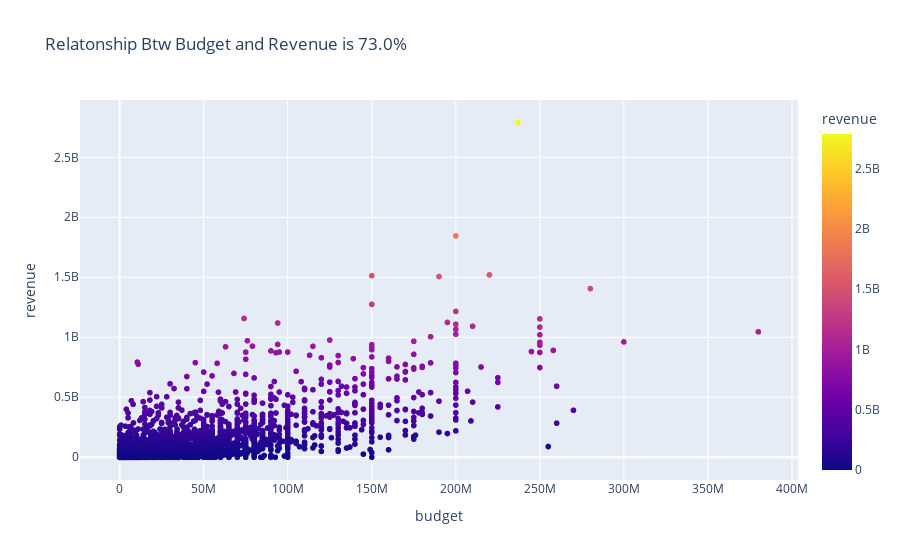

Notebook code cell kept with this figure:
### Code cell
# Is there a relationship between sales and Profit

px.scatter(data_frame=num_data, x='budget', y='revenue', title = f"Relatonship Btw Budget and Revenue is {(num_data['budget'].corr(num_data['revenue']).round(2) * 100)}%", color = 'revenue')

### Figure 1 — Plotly figure (JSON) as saved in the notebook; plotly's stock layout.template omitted (floating-point values rounded to 4 significant figures; data arrays with more than 128 entries replaced by an {"elided": "..."} marker saying what was removed)
{"data": [{"hovertemplate": "budget=%{x}<br>revenue=%{marker.color}<extra></extra>", "legendgroup": "", "marker": {"color": {"elided": "4809 int values"}, "coloraxis": "coloraxis", "symbol": "circle"}, "mode": "markers", "name": "", "showlegend": false, "type": "scattergl", "x": {"elided": "4809 int values"}, "xaxis": "x", "y": {"elided": "4809 int values"}, "yaxis": "y"}], "layout": {"coloraxis": {"colorbar": {"title": {"text": "revenue"}}, "colorscale": [[0, "#0d0887"], [0.1111, "#46039f"], [0.2222, "#7201a8"], [0.3333, "#9c179e"], [0.4444, "#bd3786"], [0.5556, "#d8576b"], [0.6667, "#ed7953"], [0.7778, "#fb9f3a"], [0.8889, "#fdca26"], [1, "#f0f921"]]}, "legend": {"tracegroupgap": 0}, "title": {"text": "Relatonship Btw Budget and Revenue is 73.0%"}, "xaxis": {"anchor": "y", "domain": [0, 1], "title": {"text": "budget"}}, "yaxis": {"anchor": "x", "domain": [0, 1], "title": {"text": "revenue"}}}}
